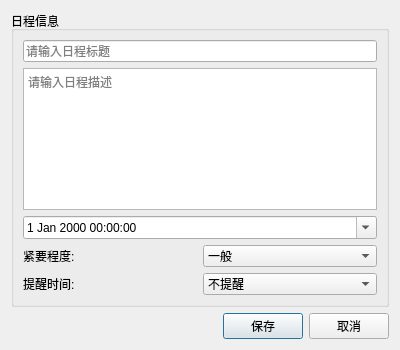
<?xml version="1.0" encoding="UTF-8"?>
<ui version="4.0">
 <class>ScheduleDialog</class>
 <widget class="QDialog" name="ScheduleDialog">
  <property name="geometry">
   <rect>
    <x>0</x>
    <y>0</y>
    <width>400</width>
    <height>350</height>
   </rect>
  </property>
  <property name="windowTitle">
   <string>编辑日程</string>
  </property>
  <layout class="QVBoxLayout" name="verticalLayout">
   <item>
    <widget class="QGroupBox" name="groupBox">
     <property name="title">
      <string>日程信息</string>
     </property>
     <layout class="QVBoxLayout" name="verticalLayout_2">
      <item>
       <widget class="QLineEdit" name="titleLineEdit">
        <property name="placeholderText">
         <string>请输入日程标题</string>
        </property>
       </widget>
      </item>
      <item>
       <widget class="QTextEdit" name="descriptionTextEdit">
        <property name="placeholderText">
         <string>请输入日程描述</string>
        </property>
       </widget>
      </item>
      <item>
       <widget class="QDateTimeEdit" name="dateTimeEdit">
        <property name="calendarPopup">
         <bool>true</bool>
        </property>
       </widget>
      </item>
      <item>
       <layout class="QHBoxLayout" name="horizontalLayout">
        <item>
         <widget class="QLabel" name="priorityLabel">
          <property name="text">
           <string>紧要程度:</string>
          </property>
         </widget>
        </item>
        <item>
         <widget class="QComboBox" name="priorityComboBox">
          <item>
           <property name="text">
            <string>一般</string>
           </property>
          </item>
          <item>
           <property name="text">
            <string>重要</string>
           </property>
          </item>
          <item>
           <property name="text">
            <string>紧急</string>
           </property>
          </item>
         </widget>
        </item>
       </layout>
      </item>
      <item>
       <layout class="QHBoxLayout" name="horizontalLayout_2">
        <item>
         <widget class="QLabel" name="reminderLabel">
          <property name="text">
           <string>提醒时间:</string>
          </property>
         </widget>
        </item>
        <item>
         <widget class="QComboBox" name="reminderComboBox">
          <item>
           <property name="text">
            <string>不提醒</string>
           </property>
          </item>
          <item>
           <property name="text">
            <string>提前5分钟</string>
           </property>
          </item>
          <item>
           <property name="text">
            <string>提前15分钟</string>
           </property>
          </item>
          <item>
           <property name="text">
            <string>提前30分钟</string>
           </property>
          </item>
          <item>
           <property name="text">
            <string>提前1小时</string>
           </property>
          </item>
          <item>
           <property name="text">
            <string>提前1天</string>
           </property>
          </item>
         </widget>
        </item>
       </layout>
      </item>
     </layout>
    </widget>
   </item>
   <item>
    <layout class="QHBoxLayout" name="horizontalLayout_3">
     <item>
      <spacer name="horizontalSpacer">
       <property name="orientation">
        <enum>Qt::Horizontal</enum>
       </property>
       <property name="sizeHint" stdset="0">
        <size>
         <width>40</width>
         <height>20</height>
        </size>
       </property>
      </spacer>
     </item>
     <item>
      <widget class="QPushButton" name="saveButton">
       <property name="text">
        <string>保存</string>
       </property>
      </widget>
     </item>
     <item>
      <widget class="QPushButton" name="cancelButton">
       <property name="text">
        <string>取消</string>
       </property>
      </widget>
     </item>
    </layout>
   </item>
  </layout>
 </widget>
 <resources/>
 <connections/>
</ui>
